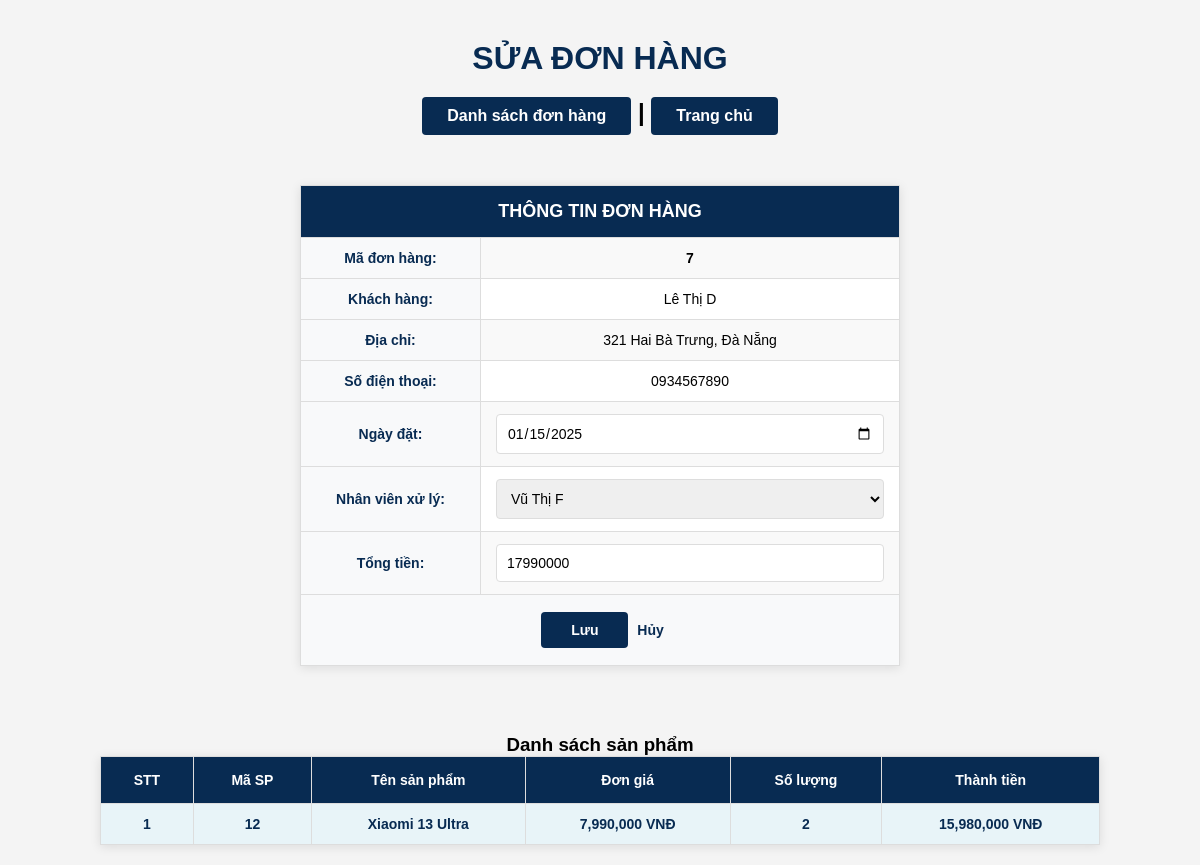
The app's page /donhang/donhang_edit.php?madh=7 (signed in) with its own data.
### tables this page shows
CREATE TABLE donhang (
  madh INT AUTO_INCREMENT PRIMARY KEY,
  makh INT NOT NULL,
  ngaydat DATE NOT NULL,
  manv INT NOT NULL,
  trigia DOUBLE NOT NULL,
  FOREIGN KEY (makh) REFERENCES khachhang(makh) ON DELETE CASCADE,
  FOREIGN KEY (manv) REFERENCES nhanvien(manv) ON DELETE CASCADE
);

CREATE TABLE khachhang (
  makh INT PRIMARY KEY,
  tenkh VARCHAR(50) NOT NULL,
  diachi VARCHAR(50),
  sdt VARCHAR(30),
  FOREIGN KEY (makh) REFERENCES taikhoan(matk) ON DELETE CASCADE
);

CREATE TABLE nhanvien (
  manv INT PRIMARY KEY,
  tennv VARCHAR(50) NOT NULL,
  diachi VARCHAR(50) NOT NULL,
  sdt VARCHAR(30) NOT NULL,
  ns DATE NOT NULL,
  FOREIGN KEY (manv) REFERENCES taikhoan(matk) ON DELETE CASCADE
);

CREATE TABLE chitietdonhang (
  madh INT NOT NULL,
  masp INT NOT NULL,
  sl INT NOT NULL,
  PRIMARY KEY (madh, masp),
  FOREIGN KEY (madh) REFERENCES donhang(madh) ON DELETE CASCADE,
  FOREIGN KEY (masp) REFERENCES sanpham(masp) ON DELETE CASCADE
);

CREATE TABLE sanpham (
  masp INT AUTO_INCREMENT PRIMARY KEY,
  tensp VARCHAR(50) NOT NULL,
  gia DOUBLE NOT NULL,
  sl INT NOT NULL,
  hang VARCHAR(30) NOT NULL,
  baohanh INT NOT NULL,
  ghichu VARCHAR(255) NOT NULL,
  hinhanh VARCHAR(255) NOT NULL,
  madm INT NOT NULL,
  FOREIGN KEY (madm) REFERENCES danhmuc(madm)
);

### donhang/donhang_edit.php (the view, shortened to what this page needs)
<!DOCTYPE html>
<html lang="vi">
<head>
    <link rel="stylesheet" href="../css/nv.css">
</head>
<body>
    <h1 align="center">SỬA ĐƠN HÀNG</h1>
    <h2 align="center">
        <a href="donhang.php">Danh sách đơn hàng</a> |
        <a href="../trangchu.php">Trang chủ</a>
    </h2>
    <?php
        $db = new DB();
        $conn = $db->getConnection() or die("Không thể kết nối database");
        mysqli_set_charset($conn, "utf8");
        $madh = isset($_REQUEST["madh"]) ? $_REQUEST["madh"] : "";
        $sql_donhang = "SELECT dh.madh, dh.ngaydat, dh.trigia, dh.makh, dh.manv,
                               kh.tenkh, kh.diachi, kh.sdt
                        FROM donhang dh
                        JOIN khachhang kh ON dh.makh = kh.makh
                        WHERE dh.madh = '$madh'";
        $result_donhang = mysqli_query($conn, $sql_donhang);
        $donhang = mysqli_fetch_object($result_donhang);
        $sql_nhanvien = "SELECT manv, tennv FROM nhanvien ORDER BY tennv";
        $result_nhanvien = mysqli_query($conn, $sql_nhanvien);
    ?>
    <form method="POST" action="donhang_edit_save.php">
        <table width="800" align="center" border="1">
            <tr>
                <td colspan="2"><strong>THÔNG TIN ĐƠN HÀNG</strong></td>
            </tr>
            <tr>
                <td width="200">Mã đơn hàng:</td>
                <td><strong><?php echo $donhang->madh; ?></strong></td>
            </tr>
            <tr>
                <td>Khách hàng:</td>
                <td><?php echo $donhang->tenkh; ?></td>
            </tr>
            <tr>
                <td>Địa chỉ:</td>
                <td><?php echo $donhang->diachi; ?></td>
            </tr>
            <tr>
                <td>Số điện thoại:</td>
                <td><?php echo $donhang->sdt; ?></td>
            </tr>
            <tr>
                <td>Ngày đặt:</td>
                <td>
                    <input type="date" name="ngaydat" value="<?php echo $donhang->ngaydat; ?>" required>
                </td>
            </tr>
            <tr>
                <td>Nhân viên xử lý:</td>
                <td>
                    <select name="manv" required>
                        <?php while($nv = mysqli_fetch_object($result_nhanvien)): ?>
                            <option value="<?php echo $nv->manv; ?>"
                                <?php echo ($nv->manv == $donhang->manv) ? 'selected' : ''; ?>>
                                <?php echo $nv->tennv; ?>
                            </option>
                        <?php endwhile; ?>
                    </select>
                </td>
            </tr>
            <tr>
                <td>Tổng tiền:</td>
                <td>
                    <input type="number" name="trigia" value="<?php echo $donhang->trigia; ?>"
                           step="1000" min="0" required>
                </td>
            </tr>
            <tr>
                <td colspan="2" align="center">
                    <input type="submit" value="Lưu">
                    <a href="donhang.php">Hủy</a>
                </td>
            </tr>
        </table>
    </form>
    <br>
    <h3 align="center">Danh sách sản phẩm</h3>
    <?php
        $sql_chitiet = "SELECT ctdh.masp, ctdh.sl,
                               sp.tensp, sp.gia
                        FROM chitietdonhang ctdh
                        JOIN sanpham sp ON ctdh.masp = sp.masp
                        WHERE ctdh.madh = '$madh'";
        $result_chitiet = mysqli_query($conn, $sql_chitiet);
    ?>
    <table width="1000" align="center" border="1">
        <tr>
            <th>STT</th>
            <th>Mã SP</th>
            <th>Tên sản phẩm</th>
            <th>Đơn giá</th>
            <th>Số lượng</th>
            <th>Thành tiền</th>
        </tr>
        <?php
        $stt = 0;
        while($row = mysqli_fetch_object($result_chitiet)) {
            $stt++;
            $thanhtien = $row->gia * $row->sl;
        ?>
        <tr align="center">
            <td><?php echo $stt; ?></td>
            <td><?php echo $row->masp; ?></td>
            <td><?php echo $row->tensp; ?></td>
            <td><?php echo number_format($row->gia); ?> VNĐ</td>
            <td><?php echo $row->sl; ?></td>
            <td><?php echo number_format($thanhtien); ?> VNĐ</td>
        </tr>
        <?php } ?>
    </table>
</body>
</html>

### css/nv.css (style rules this page uses)
* { margin: 0; padding: 0; box-sizing: border-box; font-family: Arial, sans-serif; }
body { background-color: #f4f4f4; padding: 20px 0; }
h1 { color: rgb(8, 43, 82); text-align: center; margin: 20px 0; font-size: 32px; text-transform: uppercase; font-weight: bold; }
h2 { text-align: center; margin: 15px 0 30px 0; }
h2 a { background: rgb(8, 43, 82); color: white; text-decoration: none; padding: 10px 25px; border-radius: 4px; font-size: 16px; display: inline-block; }
table { background: white; border-collapse: collapse; box-shadow: 0 2px 10px rgba(0, 0, 0, 0.1); margin: 0 auto; }
table th { background: rgb(8, 43, 82); color: white; padding: 15px; text-align: center; font-weight: bold; font-size: 14px; border: 1px solid #ddd; }
table td { padding: 12px 15px; border: 1px solid #ddd; font-size: 14px; text-align: center; }
table tr:nth-child(even) { background-color: #f9f9f9; }
table a { color: rgb(8, 43, 82); text-decoration: none; font-weight: bold; }
table tr:last-child td { background: #e8f4f8; font-weight: bold; color: rgb(8, 43, 82); }
form table { max-width: 600px; margin: 50px auto; }
form table tr:first-child td { background: rgb(8, 43, 82); color: white; font-size: 18px; font-weight: bold; padding: 15px; text-align: center; }
form table td { padding: 12px 15px; }
form table td:first-child { font-weight: bold; color: rgb(8, 43, 82); width: 180px; background: #f8f9fa; }
form input[type="text"], form input[type="password"], form input[type="number"], form input[type="date"], form input[type="file"], select { width: 100%; padding: 10px; border: 1px solid #ddd; border-radius: 4px; font-size: 14px; }
form input[type="submit"], form input[type="reset"], form input[type="button"] { background: rgb(8, 43, 82); color: white; border: none; padding: 10px 30px; border-radius: 4px; font-size: 14px; font-weight: bold; cursor: pointer; margin: 5px; }

### records on screen
donhang: madh "7", makh.tenkh "Lê Thị D", makh.diachi "321 Hai Bà Trưng, Đà Nẵng", makh.sdt "0934567890", ngaydat "01/15/2025", manv "Vũ Thị F", trigia "17990000"
chitietdonhang: masp "12", masp.tensp "Xiaomi 13 Ultra", masp.gia "7,990,000", sl "2", thanhtien "15,980,000"
